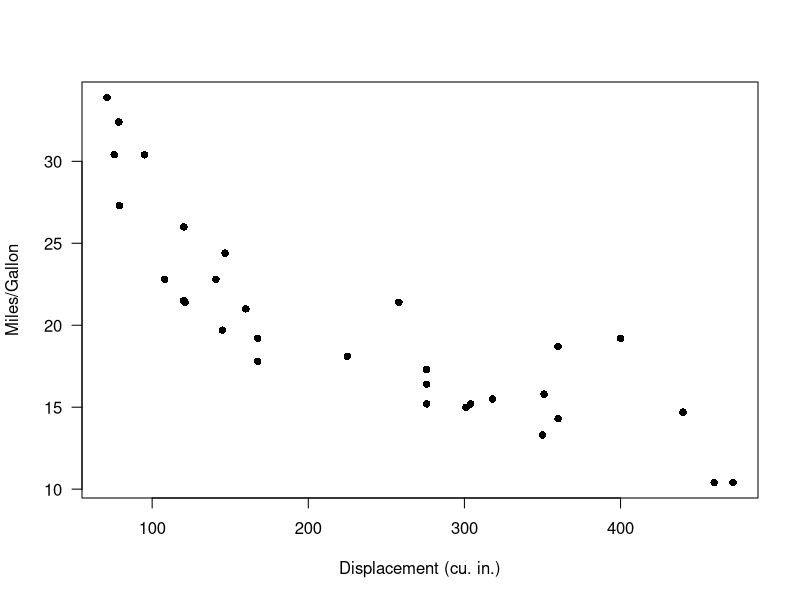
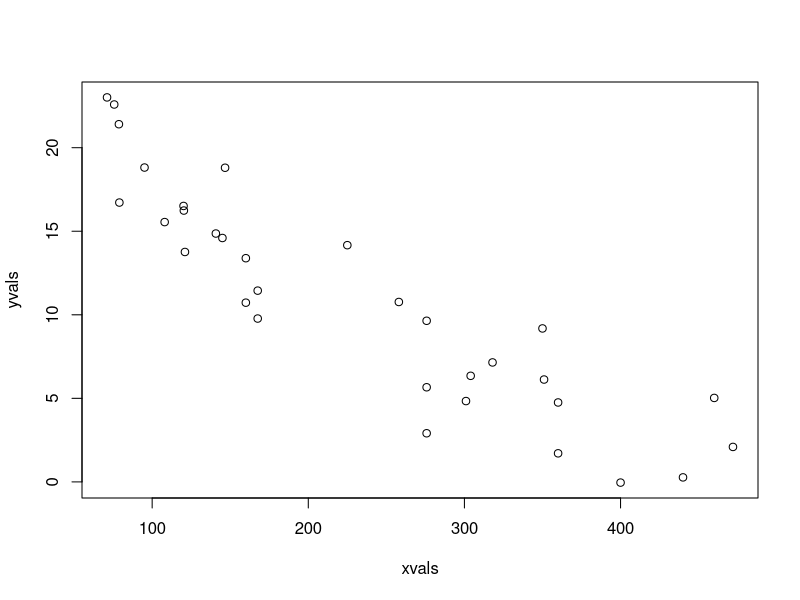
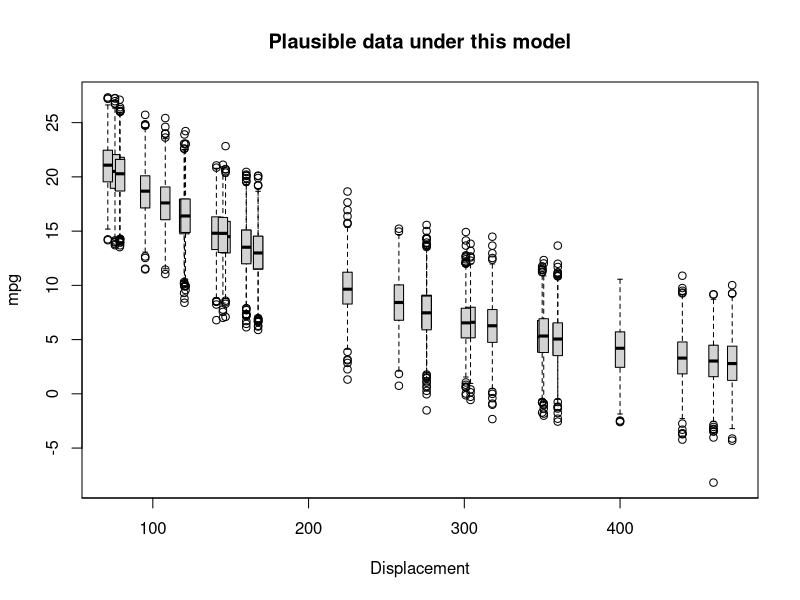
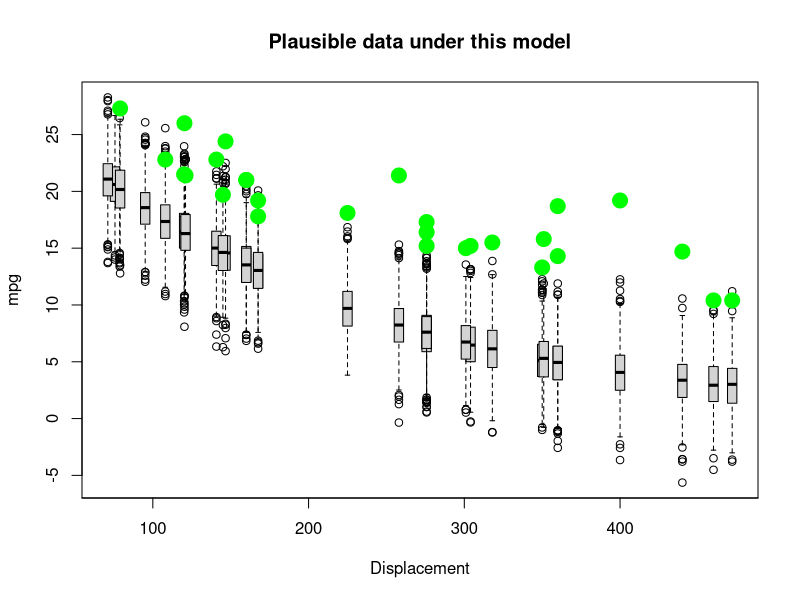
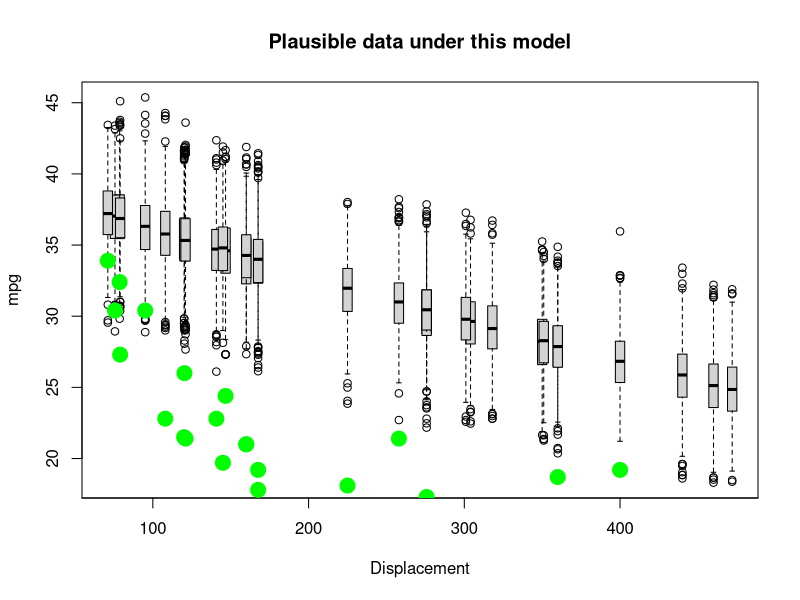
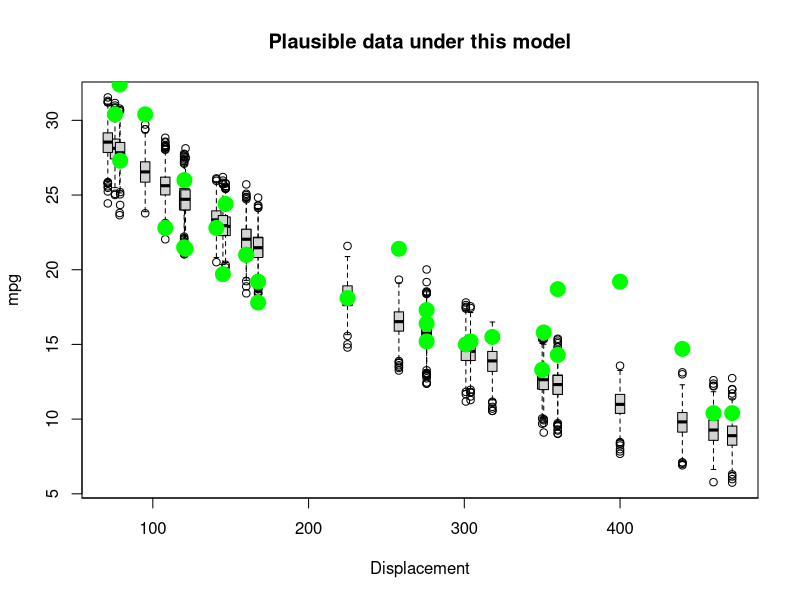
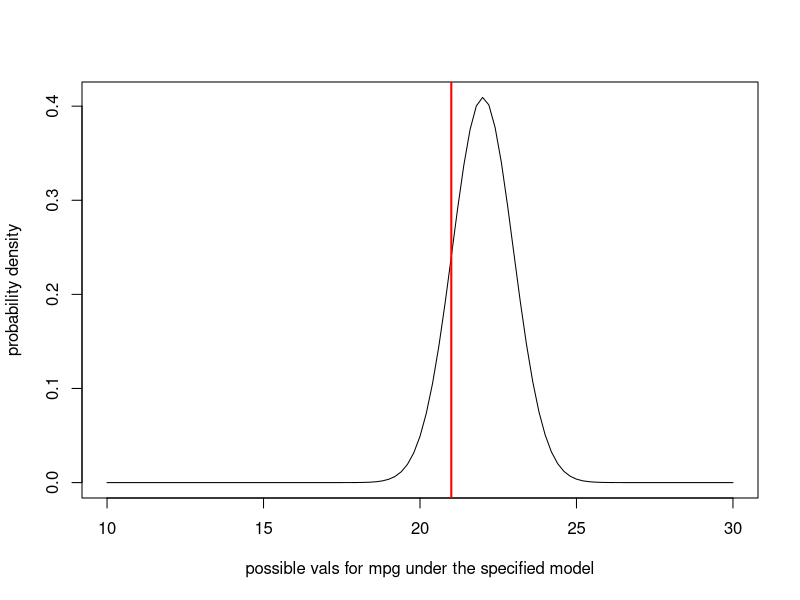
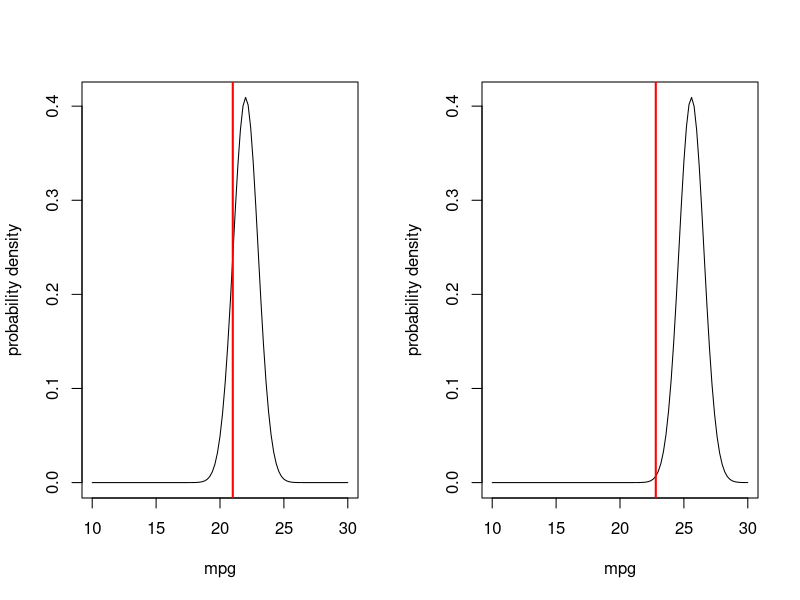

R code for these plots, in order:

#  NRES 746, Lecture 4     -------------------------------                  
#   University of Nevada, Reno                       
#   Likelihood                                       
#     Assessing the probability of the data          
#     under a known data-generating model        


# Demo: using data simulation to make inferences ----------------

data(mtcars)    # use the 'mtcars' data set as an example 

# ?mtcars

plot(mpg~disp, data = mtcars, las = 1, pch = 16, xlab = "Displacement (cu. in.)", ylab = "Miles/Gallon")   # visualize the relationship


# try an exponential model

Deterministic_component <- function(xvals,a,b){
  yexp <- a*exp(b*xvals)        # deterministic exponential decline (assuming b is negative)
  return(yexp)
}

DataGenerator_exp <- function(xvals,params){
  yexp <- Deterministic_component(xvals,params$a,params$b)  # get signal
  yvals <- rnorm(length(yexp),yexp,sqrt(params$c))     # add noise (normally distributed)
  return(yvals)
}


## generate data under an assumed process model -----------------

xvals=mtcars$disp    # xvals same as data (there is no random component here- we can't really "sample" x values)
params <- list()  
params$a=30             # set model parameters arbitrarily (eyeballing to the data) (see Bolker book)
params$b=-0.005   # = 1/200
params$c=5

yvals <- DataGenerator_exp(xvals,params)

plot(yvals~xvals)      # plot the simulated data



## assess goodness-of-fit of a known data-generating model --------------------

PlotRangeOfPlausibleData <- function(xvals,params,reps=100){ 
  samplesize <- length(xvals)
  results <- array(0,dim=c(samplesize,reps))   # storage array for results
  for(i in 1:reps){
    yvals <- DataGenerator_exp(xvals,params)
    results[,i] <- yvals
  }
      # now make a boxplot of the results
  boxplot(lapply(1:nrow(results), function(i) results[i,]),at=xvals, xaxt="n",main="Plausible data under this model",ylab="mpg",xlab="Displacement",boxwex=6)
  cleanseq <- (seq(0,max(round(xvals/100)),length=(max(round(xvals/100)))+1))*100
  axis(1,at=cleanseq,labels = cleanseq)    # label the x axis properly
  
}


reps <- 1000    # number of replicate datasets to generate

PlotRangeOfPlausibleData(xvals,params,reps)    # run the function to visualize the range of data that could be produced under this model


## finally, overlay the real data to evaluate goodness of fit! ---------------

real_yvals <- mtcars$mpg
PlotRangeOfPlausibleData(xvals,params,reps)
points(xvals,real_yvals,pch=20,cex=3,col="green")


# now change the parameters and see if the data fit to the model

params$a=40       # was 30
params$b=-0.001   # was 0.005

    
PlotRangeOfPlausibleData(xvals,params,reps)
points(xvals,real_yvals,pch=20,cex=3,col="green")    # overlay the real data


# try again- select a new set of parameters

params$a=35       # was 40
params$b=-0.0029   # was 0.001
params$c=0.95
    
PlotRangeOfPlausibleData(xvals,params,reps)
points(xvals,real_yvals,pch=20,cex=3,col="green")    # overlay the real data


# Work with likelihood! ---------------------

obs.data <- mtcars[1,c("mpg","disp")]    # for simplicity, consider only the first observation
obs.data


## "best fit" parameters from above   ----------------


params <- list()    # set up empty list to store parameters
params$a=35            # fill the list with the "best fit" parameter set from above (this is still just an educated guess)   
params$b= -0.0029   
params$c=0.95

params

expected_val <- Deterministic_component(obs.data$disp,params$a,params$b)   
expected_val      # expected mpg for the first observation in the "mtcars" dataset


## Visualize the likelihood of this single observation.  ------------------------

mean = expected_val   # expected (mean) value for this observation, given the "known" data generating model
stdev = sqrt(params$c)    # standard deviation

curve(dnorm(x,mean,stdev),10,30,xlab="possible vals for mpg under the specified model",ylab="probability density")   # probability of all plausible mpg values under the data generating model.  
abline(v=obs.data$mpg,col="red",lwd=2)    # overlay the observed data


## compute the likelihood of the first observation  ---------------------

likelihood = dnorm(obs.data$mpg,mean,stdev)
likelihood


## Visualize the likelihood of two observations. ---------------

obs.data <- mtcars[c(1,3),c("mpg","disp")]
obs.data

par(mfrow=c(1,2))  # set up graphics!

for(i in 1:nrow(obs.data)){
  curve(dnorm(x,Deterministic_component(obs.data$disp[i],params$a,params$b),sqrt(params$c)),10,30,xlab="mpg",ylab="probability density")   # probability density
  abline(v=obs.data$mpg[i],col="red",lwd=2)
}


## compute the likelihood of observing BOTH data points  ----------------

Likelihood <- dnorm(obs.data$mpg[1],Deterministic_component(obs.data$disp[1],params$a,params$b),sqrt(params$c)) *
              dnorm(obs.data$mpg[2],Deterministic_component(obs.data$disp[2],params$a,params$b),sqrt(params$c))  
Likelihood


# and now... four observations!

obs.data <- mtcars[c(1,3,4,5),c("mpg","disp")]
obs.data

par(mfrow=c(2,2))  # set up graphics!

for(i in 1:nrow(obs.data)){
  curve(dnorm(x,Deterministic_component(obs.data$disp[i],params$a,params$b),sqrt(params$c)),10,30,xlab="mpg",ylab="probability density")   # probability density
  abline(v=obs.data$mpg[i],col="red",lwd=2)
}



# compute the likelihood of observing all four data points

Likelihood <- 1     # initialize the likelihood
for(i in 1:nrow(obs.data)){
  Likelihood <- Likelihood * dnorm(obs.data$mpg[i],Deterministic_component(obs.data$disp[i],params$a,params$b),sqrt(params$c))
}
Likelihood


## Alternatively, we can use the "prod" function in R  -----------------

Likelihood <- prod(dnorm(obs.data$mpg,Deterministic_component(obs.data$disp,params$a,params$b),sqrt(params$c)))
Likelihood


# Finally, compute the likelihood of ALL data points in the entire data set, using the "prod()" function

full.data <- mtcars[,c("mpg","disp")]
Likelihood <- prod(dnorm(full.data$mpg,Deterministic_component(full.data$disp,params$a,params$b),sqrt(params$c)))
Likelihood


## Compute the log-likelihood (much easier to work with!)  -----------------------

Log.Likelihood <- sum(dnorm(full.data$mpg,Deterministic_component(full.data$disp,params$a,params$b),sqrt(params$c),log=TRUE)) 
Log.Likelihood  
exp(Log.Likelihood)   # we can convert back to likelihood if we want...


# Example likelihood function!  --------------------------------

# Arguments:
#   params: bundled vector of free parameters for the known data-generating model
#   df: a data frame that holds the observed data
#   yvar: the name of the response variable (ancillary)
#   xvar: the name of the predictor variable (ancillary)

LogLikFunction <- function(params,df,yvar,xvar){
  LogLik <- sum(dnorm(df[,yvar],Deterministic_component(df[,xvar],params['a'],params['b']),sqrt(params['c']),log=TRUE))
  return(LogLik)
}
LogLikFunction(unlist(params),df=mtcars,yvar="mpg",xvar="disp")


# Use numerical optimization methods to identify the maximum likelihood estimate (and the likelihood at the MLE)

MLE <- optim(fn=LogLikFunction,par=unlist(params),df=mtcars,yvar="mpg",xvar="disp",control=list(fnscale=-1))  # note, the control param is set so that "optim" maximizes rather than minimizes the Log-likelihood. 


MLE$par   # maximum likelihood parameter estimates


MLE$value   # log likelihood for the best model


# visualize goodness-of-fit for the best model  ----------------------

bestParams <- as.list(MLE$par)   # extract the MLE parameter vals

xvals <- mtcars$disp
yvals <- mtcars$mpg
PlotRangeOfPlausibleData(xvals,bestParams,1000)
points(xvals,yvals,pch=20,cex=3,col="green")


# Estimating parameter uncertainty -------------------------

# Visualize a "slice" of the likelihood function

upperval <- -1/1000
lowerval <- -1/200
allvals <- seq(lowerval,upperval,length=1000)
likelihood_slice <- numeric(1000)   # set up storage vector! 
newParams <- bestParams 
for(i in c(1:length(allvals))){
  newParams$b <- allvals[i]
  likelihood_slice[i] <- exp(LogLikFunction(unlist(newParams),mtcars,"mpg","disp"))    # get the data likelihood across slice of parameter space
}

plot(allvals,likelihood_slice,type="l",main="Likelihood Slice",xlab="Parameter Slice for \'b\'",ylab="Likelihood")


# Work with log-likelihood instead...

upperval <- -1/1000
lowerval <- -1/200
allvals <- seq(lowerval,upperval,length=1000)
loglikelihood_slice <- numeric(1000)   # set up storage vector! 
newParams <- bestParams 
for(i in c(1:length(allvals))){
  newParams$b <- allvals[i]
  loglikelihood_slice[i] <- LogLikFunction(unlist(newParams),mtcars,"mpg","disp")    # get the data likelihood across slice of parameter space
}

plot(allvals,loglikelihood_slice,type="l",main="Log Likelihood Slice",xlab="Parameter Slice for \'b\'",ylab="Log-Likelihood")


# zoom in closer to the MLE

upperval <- -1/550
lowerval <- -1/350
allvals <- seq(lowerval,upperval,length=1000)
loglikelihood_slice <- numeric(1000)   # set up storage vector! 
newParams <- bestParams 
for(i in c(1:length(allvals))){
  newParams$b <- allvals[i]
  loglikelihood_slice[i] <- LogLikFunction(unlist(newParams),mtcars,"mpg","disp")    # get the data likelihood across slice of parameter space
}

plot(allvals,loglikelihood_slice,type="l",main="Log Likelihood Slice",xlab="Parameter Slice for \'b\'",ylab="Log-Likelihood")


# what parameter values are within 2 log likelihood units of the best value?  -------------

bestVal <- bestParams$b
bestVal



plot(allvals,loglikelihood_slice,type="l",main="Log Likelihood Slice",xlab="Parameter Slice for \'b\'",ylab="Log-Likelihood")
abline(v=bestVal,lwd=3,col="blue")
abline(h=(MLE$value-2))


# Generate an approximate 95% confidence interval for the "b" parameter -----------------

reasonable_parameter_values <- allvals[loglikelihood_slice>=(MLE$value-2)]
min(reasonable_parameter_values)
max(reasonable_parameter_values)
plot(allvals,loglikelihood_slice,type="l",main="Log Likelihood slice",xlab="Parameter Slice for \'b\'",ylab="Log-Likelihood")
abline(v=bestVal,lwd=3,col="blue")
abline(h=(MLE$value-2),lty=2)
abline(v=min(reasonable_parameter_values),lwd=1,col="blue")
abline(v=max(reasonable_parameter_values),lwd=1,col="blue")


# A better confidence interval, using the likelihood "profile" -----------------

# first, visualize the likelihood surface in 2 dimensions

upperval_b <- -1/800
lowerval_b <- -1/300

upperval_a <- 50
lowerval_a <- 5

allvals_a <- seq(lowerval_a,upperval_a,length=500)
allvals_b <- seq(lowerval_b,upperval_b,length=500)

loglikelihood_surface <- matrix(0,nrow=500,ncol=500)   # set up storage matrix! 

newParams <- bestParams 
for(i in 1:length(allvals_a)){  # loop through possible a params
  newParams$a <- allvals_a[i]
  for(j in 1:length(allvals_b)){    # loop through possible b params
    newParams$b <- allvals_b[j]
    loglikelihood_surface[i,j] <- LogLikFunction(unlist(newParams),mtcars,"mpg","disp")    # get the data likelihood across slice of parameter space
  }
}

image(x=allvals_a,y=allvals_b,z=loglikelihood_surface,zlim=c(-100,-75),col=topo.colors(12))


# add a contour line, assuming deviances follow a chi-squared distribution

conf95 <- qchisq(0.95,2)/2  # this evaluates to around 3. Since we are varying freely across 2 dimensions, we use chisq with 2 degrees of freedom
image(x=allvals_a,y=allvals_b,z=loglikelihood_surface,zlim=c(-100,-75),col=topo.colors(12))
contour(x=allvals_a,y=allvals_b,z=loglikelihood_surface,levels=(MLE$value-conf95),add=TRUE,lwd=3,col=gray(0.3))


# visualize likelihood profile!

              ### A parameter
profile_A <- apply(loglikelihood_surface,1,max)
reasonable_parameter_values_A <- allvals_a[profile_A >=(MLE$value-qchisq(0.95,1)/2)]
min(reasonable_parameter_values_A)
max(reasonable_parameter_values_A)
plot(allvals_a,profile_A,type="l",main="Log Likelihood profile",xlab="Parameter \'a\'",ylab="Log-Likelihood")
abline(v=MLE$par["a"],lwd=3,col="blue")
abline(v=min(reasonable_parameter_values_A),lwd=1,col="blue")
abline(v=max(reasonable_parameter_values_A),lwd=1,col="blue")


# profile for the b parameter... 

profile_B <- apply(loglikelihood_surface,2,max)
reasonable_parameter_values_B <- allvals_b[profile_B >=(MLE$value-qchisq(0.95,1)/2)]
min(reasonable_parameter_values_B)
max(reasonable_parameter_values_B)
plot(allvals_b,profile_B,type="l",main="Log Likelihood profile",xlab="Parameter \'b\'",ylab="Log-Likelihood")
abline(v=MLE$par["b"],lwd=3,col="blue")
abline(v=min(reasonable_parameter_values_B),lwd=1,col="blue")
abline(v=max(reasonable_parameter_values_B),lwd=1,col="blue")


# Compare profile and slice intervals

par(mfrow=c(1,2))
reasonable_parameter_values <- allvals[loglikelihood_slice>=(MLE$value-2)]
plot(allvals,loglikelihood_slice,type="l",main="Log Likelihood slice",xlab="Parameter \'b\'",ylab="Log-Likelihood",xlim=c(-0.0035,-0.0013))
abline(v=bestVal,lwd=3,col="blue")
abline(h=(MLE$value-2),lty=2)
abline(v=min(reasonable_parameter_values),lwd=1,col="blue")
abline(v=max(reasonable_parameter_values),lwd=1,col="blue")


profile_B <- apply(loglikelihood_surface,2,max)
reasonable_parameter_values_B <- allvals_b[profile_B >=(MLE$value-2)]
plot(allvals_b,profile_B,type="l",main="Log Likelihood profile",xlab="Parameter \'b\'",ylab="Log-Likelihood",xlim=c(-0.0035,-0.0013))
abline(v=MLE$par["b"],lwd=3,col="blue")
abline(h=(MLE$value-2),lty=2)
abline(v=min(reasonable_parameter_values_B),lwd=1,col="blue")
abline(v=max(reasonable_parameter_values_B),lwd=1,col="blue")


###### Practice exercise: develop a likelihood function for estimating the probability of detection of a rare frog species

ncaps <- c(3,2,6)   # number of times out of 10 that a frog is detected at 3 known-occupided wetland sites

#### construct a likelihood function


#### find the MLE using 'optim()' in R


#### find the approximate 95% confidence interval using the "rule of 2"




# demo: likelihood ratio test  -------------------------------

curve(dchisq(x,2),0,10,ylab="probability density",xlab="x", main="Chi-Squared distribution, df=2")


curve(dchisq(x,2),0,10,ylab="probability density",xlab="x", main="Chi-Squared distribution, df=2")
abline(v=qchisq(0.95,2),col="red",lwd=2)


curve(dchisq(x,1),0,5,ylab="probability density",xlab="x", main="Chi-Squared distribution, df=1")
abline(v=qchisq(0.95,1),col="red",lwd=2)

